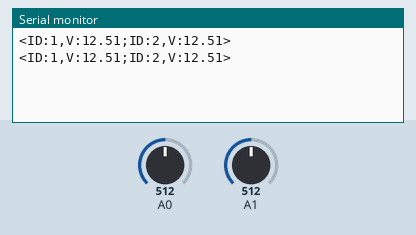
Bench run of a sketch on a simulated Arduino Uno, built with avr-gcc and run on an emulated ATmega328P. Parts: the last lines printed to the serial monitor. The inputs (shaded band) are chosen by the test bench; at power-on: A0 = 512, A1 = 512.

Above: at 1.8 s.
1.9 s: A0 set to 716
At 2.7 s:
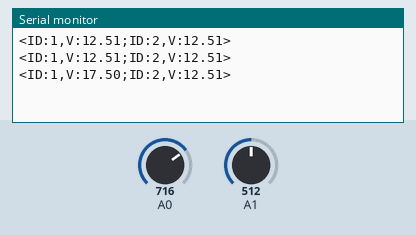
3.4 s: A1 set to 716
At 4.3 s:
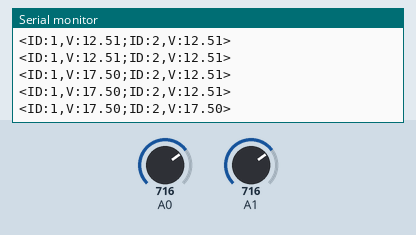
4.9 s: A0 set to 900
At 5.8 s:
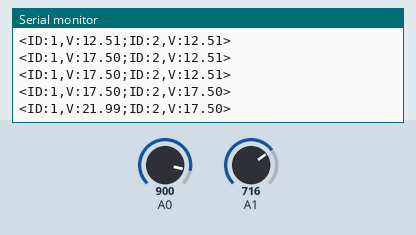
6.4 s: A1 set to 900
At 7.8 s:
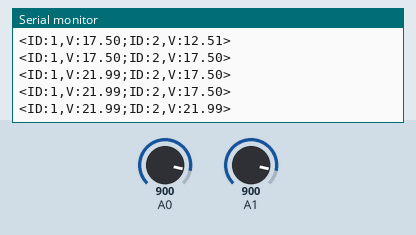
Timing chart, 0 to 8.9 s (numbered marks = the images above; inputs shaded):
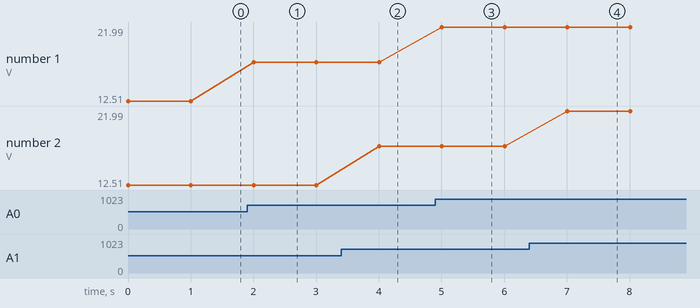

Measured:
- after the input at 1.9 s, the serial monitor: prints a new line after 0.10 s (image 1)
- after the input at 3.4 s, the serial monitor: prints a new line after 0.60 s (image 2)
- after the input at 4.9 s, the serial monitor: prints a new line after 0.11 s (image 3)
- after the input at 6.4 s, the serial monitor: prints a new line after 0.61 s (image 4)
- plotted number 1: 12.51 → 17.5 after the input at 1.9 s, 17.5 → 21.99 after the input at 4.9 s

The sketch:

hardware_interface.ino
```cpp
#include <Arduino.h>
#include "battery_status.hpp"

BatteryStatus PowerBatt(A0, 0x01);
BatteryStatus LogicalBatt(A1, 0x02);

void setup() {
  Serial.begin(9600);
  analogReference(DEFAULT); // 5V ref
}

void loop() {
  char buffer[32];
  PowerBatt.updateVoltage(); LogicalBatt.updateVoltage();
  char v1[10], v2[10];
  dtostrf(PowerBatt.voltage_, 4, 2, v1);
  dtostrf(LogicalBatt.voltage_, 4, 2, v2);
  snprintf(buffer, 32, "<ID:%d,V:%s;ID:%d,V:%s>", PowerBatt.batt_id_, v1, LogicalBatt.batt_id_, v2);
  Serial.println(buffer);
  delay(1000);
}
```

battery_status.cpp
```cpp
#include "battery_status.hpp"

const float R1 = 30000.0;
const float R2 = 7500.0;
const float voltage_factor = (R1 + R2) / R2;
const float voltage_resolution = 5.0 / 1023.0;

BatteryStatus::BatteryStatus(uint8_t pin_voltage, uint8_t batt_id)
  : pin_voltage_(pin_voltage), batt_id_(batt_id) {
  pinMode(pin_voltage_, INPUT);
}

void BatteryStatus::updateVoltage() {
  int analog_value = analogRead(pin_voltage_);
  voltage_ = analog_value * voltage_resolution * voltage_factor;
}

void BatteryStatus::serialize(char* buffer, size_t len) const {

}
```

battery_status.hpp
```cpp
#ifndef BATTERY_STATUS_HPP
#define BATTERY_STATUS_HPP

#include <Arduino.h>
#include <stdint.h>

class BatteryStatus {
  public:
    float voltage_ = 0.0; // Measured battery voltage (in volts)
    uint8_t pin_voltage_; // Analog pin number used to read the battery voltage


    uint8_t batt_id_; // Unique battery identifier
    BatteryStatus(uint8_t pin_voltage, uint8_t batt_id);
    void BatteryStatus::serialize(char* buffer, size_t len) const ; // Serializes the battery status into the provided buffer
    void updateVoltage();
};

#endif // BATTERY_STATUS_HPP
```
